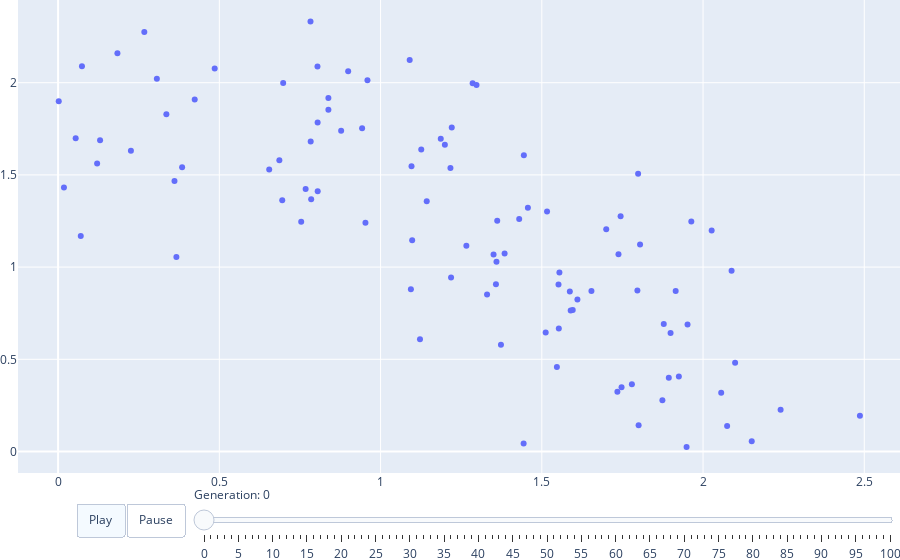

This figure's notebook cell:
### Code cell
import torch
from evox.algorithms import RVEA
from evox.problems.numerical import DTLZ2
from evox.workflows import StdWorkflow, EvalMonitor

# torch.set_default_device("cuda") # Uncomment this line if you want to use GPU by default

prob = DTLZ2(m=2)
pf = prob.pf()
algo = RVEA(
    pop_size=100,
    n_objs=2,
    lb=-torch.zeros(12),
    ub=torch.ones(12)
)
monitor = EvalMonitor()
workflow = StdWorkflow(algo, prob, monitor)
workflow.init_step()
for i in range(100):
    workflow.step()

monitor.plot() # or monitor.plot().show() if you are using headless mode

### Figure 1 — Plotly figure (JSON) as saved in the notebook; plotly's stock layout.template omitted (floating-point values rounded to 4 significant figures)
{"data": [{"marker": {"color": "#636EFA"}, "mode": "markers", "name": "Population", "type": "scatter", "x": [0.7833, 0.8043, 1.219, 1.734, 0.8048, 1.779, 0.1302, 1.096, 2.089, 2.24, 1.094, 1.799, 1.555, 1.654, 1.266, 0.698, 1.899, 1.143, 1.187, 2.151, 1.61, 1.516, 1.512, 1.358, 1.738, 0.3846, 2.056, 0.4237, 0.7848, 1.362, 0.6547, 1.874, 0.2674, 0.001999, 0.3669, 1.547, 1.552, 0.1211, 1.596, 1.894, 1.43, 0.01821, 0.0703, 0.6861, 0.8778, 1.59, 0.7827, 1.098, 0.8995, 1.33, 0.9594, 0.3358, 0.05455, 1.952, 1.587, 1.8, 0.7539, 1.805, 1.949, 0.7676, 1.286, 1.796, 1.298, 1.359, 0.9427, 1.09, 0.074, 0.3062, 1.221, 1.915, 1.7, 1.925, 1.126, 1.457, 1.122, 0.8382, 2.027, 1.444, 2.075, 1.964, 1.553, 0.8051, 0.4856, 0.2258, 1.217, 1.35, 2.486, 1.744, 0.184, 1.878, 0.8382, 0.3609, 1.444, 0.6951, 2.099, 0.9531, 1.199, 1.385, 1.373, 1.747], "y": [1.682, 2.088, 0.9433, 0.324, 1.785, 0.3642, 1.688, 1.547, 0.9804, 0.2265, 0.8793, 1.506, 0.9702, 0.8705, 1.116, 1.998, 0.6426, 1.357, 1.696, 0.05512, 0.8237, 1.302, 0.6447, 0.9076, 1.07, 1.542, 0.3181, 1.909, 1.368, 1.251, 1.529, 0.2773, 2.275, 1.899, 1.055, 0.4582, 0.9052, 1.562, 0.7673, 0.4002, 1.261, 1.432, 1.169, 1.58, 1.739, 0.7651, 2.332, 1.145, 2.062, 0.852, 2.013, 1.829, 1.699, 0.6892, 0.8675, 0.1427, 1.246, 1.122, 0.02388, 1.424, 1.998, 0.8733, 1.987, 1.029, 1.753, 2.124, 2.089, 2.021, 1.757, 0.8707, 1.206, 0.4063, 1.637, 1.323, 0.6082, 1.917, 1.199, 1.607, 0.138, 1.247, 0.6664, 1.412, 2.077, 1.631, 1.538, 1.068, 0.1935, 1.275, 2.16, 0.692, 1.853, 1.466, 0.04353, 1.363, 0.4815, 1.24, 1.664, 1.074, 0.5794, 0.3489]}], "layout": {"legend": {"x": 1, "xanchor": "auto", "y": 1}, "margin": {"b": 0, "l": 0, "r": 0, "t": 0}, "sliders": [{"currentvalue": {"prefix": "Generation: "}, "len": 0.8, "pad": {"b": 1, "t": 10}, "steps": [{"args": [["0"], {"frame": {"duration": 200, "redraw": false}, "mode": "immediate", "transition": {"duration": 200}}], "label": "0", "method": "animate"}, {"args": [["1"], {"frame": {"duration": 200, "redraw": false}, "mode": "immediate", "transition": {"duration": 200}}], "label": "1", "method": "animate"}, {"args": [["2"], {"frame": {"duration": 200, "redraw": false}, "mode": "immediate", "transition": {"duration": 200}}], "label": "2", "method": "animate"}, {"args": [["3"], {"frame": {"duration": 200, "redraw": false}, "mode": "immediate", "transition": {"duration": 200}}], "label": "3", "method": "animate"}, {"args": [["4"], {"frame": {"duration": 200, "redraw": false}, "mode": "immediate", "transition": {"duration": 200}}], "label": "4", "method": "animate"}, {"args": [["5"], {"frame": {"duration": 200, "redraw": false}, "mode": "immediate", "transition": {"duration": 200}}], "label": "5", "method": "animate"}, {"args": [["6"], {"frame": {"duration": 200, "redraw": false}, "mode": "immediate", "transition": {"duration": 200}}], "label": "6", "method": "animate"}, {"args": [["7"], {"frame": {"duration": 200, "redraw": false}, "mode": "immediate", "transition": {"duration": 200}}], "label": "7", "method": "animate"}, {"args": [["8"], {"frame": {"duration": 200, "redraw": false}, "mode": "immediate", "transition": {"duration": 200}}], "label": "8", "method": "animate"}, {"args": [["9"], {"frame": {"duration": 200, "redraw": false}, "mode": "immediate", "transition": {"duration": 200}}], "label": "9", "method": "animate"}, {"args": [["10"], {"frame": {"duration": 200, "redraw": false}, "mode": "immediate", "transition": {"duration": 200}}], "label": "10", "method": "animate"}, {"args": [["11"], {"frame": {"duration": 200, "redraw": false}, "mode": "immediate", "transition": {"duration": 200}}], "label": "11", "method": "animate"}, {"args": [["12"], {"frame": {"duration": 200, "redraw": false}, "mode": "immediate", "transition": {"duration": 200}}], "label": "12", "method": "animate"}, {"args": [["13"], {"frame": {"duration": 200, "redraw": false}, "mode": "immediate", "transition": {"duration": 200}}], "label": "13", "method": "animate"}, {"args": [["14"], {"frame": {"duration": 200, "redraw": false}, "mode": "immediate", "transition": {"duration": 200}}], "label": "14", "method": "animate"}, {"args": [["15"], {"frame": {"duration": 200, "redraw": false}, "mode": "immediate", "transition": {"duration": 200}}], "label": "15", "method": "animate"}, {"args": [["16"], {"frame": {"duration": 200, "redraw": false}, "mode": "immediate", "transition": {"duration": 200}}], "label": "16", "method": "animate"}, {"args": [["17"], {"frame": {"duration": 200, "redraw": false}, "mode": "immediate", "transition": {"duration": 200}}], "label": "17", "method": "animate"}, {"args": [["18"], {"frame": {"duration": 200, "redraw": false}, "mode": "immediate", "transition": {"duration": 200}}], "label": "18", "method": "animate"}, {"args": [["19"], {"frame": {"duration": 200, "redraw": false}, "mode": "immediate", "transition": {"duration": 200}}], "label": "19", "method": "animate"}, {"args": [["20"], {"frame": {"duration": 200, "redraw": false}, "mode": "immediate", "transition": {"duration": 200}}], "label": "20", "method": "animate"}, {"args": [["21"], {"frame": {"duration": 200, "redraw": false}, "mode": "immediate", "transition": {"duration": 200}}], "label": "21", "method": "animate"}, {"args": [["22"], {"frame": {"duration": 200, "redraw": false}, "mode": "immediate", "transition": {"duration": 200}}], "label": "22", "method": "animate"}, {"args": [["23"], {"frame": {"duration": 200, "redraw": false}, "mode": "immediate", "transition": {"duration": 200}}], "label": "23", "method": "animate"}, {"args": [["24"], {"frame": {"duration": 200, "redraw": false}, "mode": "immediate", "transition": {"duration": 200}}], "label": "24", "method": "animate"}, {"args": [["25"], {"frame": {"duration": 200, "redraw": false}, "mode": "immediate", "transition": {"duration": 200}}], "label": "25", "method": "animate"}, {"args": [["26"], {"frame": {"duration": 200, "redraw": false}, "mode": "immediate", "transition": {"duration": 200}}], "label": "26", "method": "animate"}, {"args": [["27"], {"frame": {"duration": 200, "redraw": false}, "mode": "immediate", "transition": {"duration": 200}}], "label": "27", "method": "animate"}, {"args": [["28"], {"frame": {"duration": 200, "redraw": false}, "mode": "immediate", "transition": {"duration": 200}}], "label": "28", "method": "animate"}, {"args": [["29"], {"frame": {"duration": 200, "redraw": false}, "mode": "immediate", "transition": {"duration": 200}}], "label": "29", "method": "animate"}, {"args": [["30"], {"frame": {"duration": 200, "redraw": false}, "mode": "immediate", "transition": {"duration": 200}}], "label": "30", "method": "animate"}, {"args": [["31"], {"frame": {"duration": 200, "redraw": false}, "mode": "immediate", "transition": {"duration": 200}}], "label": "31", "method": "animate"}, {"args": [["32"], {"frame": {"duration": 200, "redraw": false}, "mode": "immediate", "transition": {"duration": 200}}], "label": "32", "method": "animate"}, {"args": [["33"], {"frame": {"duration": 200, "redraw": false}, "mode": "immediate", "transition": {"duration": 200}}], "label": "33", "method": "animate"}, {"args": [["34"], {"frame": {"duration": 200, "redraw": false}, "mode": "immediate", "transition": {"duration": 200}}], "label": "34", "method": "animate"}, {"args": [["35"], {"frame": {"duration": 200, "redraw": false}, "mode": "immediate", "transition": {"duration": 200}}], "label": "35", "method": "animate"}, {"args": [["36"], {"frame": {"duration": 200, "redraw": false}, "mode": "immediate", "transition": {"duration": 200}}], "label": "36", "method": "animate"}, {"args": [["37"], {"frame": {"duration": 200, "redraw": false}, "mode": "immediate", "transition": {"duration": 200}}], "label": "37", "method": "animate"}, {"args": [["38"], {"frame": {"duration": 200, "redraw": false}, "mode": "immediate", "transition": {"duration": 200}}], "label": "38", "method": "animate"}, {"args": [["39"], {"frame": {"duration": 200, "redraw": false}, "mode": "immediate", "transition": {"duration": 200}}], "label": "39", "method": "animate"}, {"args": [["40"], {"frame": {"duration": 200, "redraw": false}, "mode": "immediate", "transition": {"duration": 200}}], "label": "40", "method": "animate"}, {"args": [["41"], {"frame": {"duration": 200, "redraw": false}, "mode": "immediate", "transition": {"duration": 200}}], "label": "41", "method": "animate"}, {"args": [["42"], {"frame": {"duration": 200, "redraw": false}, "mode": "immediate", "transition": {"duration": 200}}], "label": "42", "method": "animate"}, {"args": [["43"], {"frame": {"duration": 200, "redraw": false}, "mode": "immediate", "transition": {"duration": 200}}], "label": "43", "method": "animate"}, {"args": [["44"], {"frame": {"duration": 200, "redraw": false}, "mode": "immediate", "transition": {"duration": 200}}], "label": "44", "method": "animate"}, {"args": [["45"], {"frame": {"duration": 200, "redraw": false}, "mode": "immediate", "transition": {"duration": 200}}], "label": "45", "method": "animate"}, {"args": [["46"], {"frame": {"duration": 200, "redraw": false}, "mode": "immediate", "transition": {"duration": 200}}], "label": "46", "method": "animate"}, {"args": [["47"], {"frame": {"duration": 200, "redraw": false}, "mode": "immediate", "transition": {"duration": 200}}], "label": "47", "method": "animate"}, {"args": [["48"], {"frame": {"duration": 200, "redraw": false}, "mode": "immediate", "transition": {"duration": 200}}], "label": "48", "method": "animate"}, {"args": [["49"], {"frame": {"duration": 200, "redraw": false}, "mode": "immediate", "transition": {"duration": 200}}], "label": "49", "method": "animate"}, {"args": [["50"], {"frame": {"duration": 200, "redraw": false}, "mode": "immediate", "transition": {"duration": 200}}], "label": "50", "method": "animate"}, {"args": [["51"], {"frame": {"duration": 200, "redraw": false}, "mode": "immediate", "transition": {"duration": 200}}], "label": "51", "method": "animate"}, {"args": [["52"], {"frame": {"duration": 200, "redraw": false}, "mode": "immediate", "transition": {"duration": 200}}], "label": "52", "method": "animate"}, {"args": [["53"], {"frame": {"duration": 200, "redraw": false}, "mode": "immediate", "transition": {"duration": 200}}], "label": "53", "method": "animate"}, {"args": [["54"], {"frame": {"duration": 200, "redraw": false}, "mode": "immediate", "transition": {"duration": 200}}], "label": "54", "method": "animate"}, {"args": [["55"], {"frame": {"duration": 200, "redraw": false}, "mode": "immediate", "transition": {"duration": 200}}], "label": "55", "method": "animate"}, {"args": [["56"], {"frame": {"duration": 200, "redraw": false}, "mode": "immediate", "transition": {"duration": 200}}], "label": "56", "method": "animate"}, {"args": [["57"], {"frame": {"duration": 200, "redraw": false}, "mode": "immediate", "transition": {"duration": 200}}], "label": "57", "method": "animate"}, {"args": [["58"], {"frame": {"duration": 200, "redraw": false}, "mode": "immediate", "transition": {"duration": 200}}], "label": "58", "method": "animate"}, {"args": [["59"], {"frame": {"duration": 200, "redraw": false}, "mode": "immediate", "transition": {"duration": 200}}], "label": "59", "method": "animate"}, {"args": [["60"], {"frame": {"duration": 200, "redraw": false}, "mode": "immediate", "transition": {"duration": 200}}], "label": "60", "method": "animate"}, {"args": [["61"], {"frame": {"duration": 200, "redraw": false}, "mode": "immediate", "transition": {"duration": 200}}], "label": "61", "method": "animate"}, {"args": [["62"], {"frame": {"duration": 200, "redraw": false}, "mode": "immediate", "transition": {"duration": 200}}], "label": "62", "method": "animate"}, {"args": [["63"], {"frame": {"duration": 200, "redraw": false}, "mode": "immediate", "transition": {"duration": 200}}], "label": "63", "method": "animate"}, {"args": [["64"], {"frame": {"duration": 200, "redraw": false}, "mode": "immediate", "transition": {"duration": 200}}], "label": "64", "method": "animate"}, {"args": [["65"], {"frame": {"duration": 200, "redraw": false}, "mode": "immediate", "transition": {"duration": 200}}], "label": "65", "method": "animate"}, {"args": [["66"], {"frame": {"duration": 200, "redraw": false}, "mode": "immediate", "transition": {"duration": 200}}], "label": "66", "method": "animate"}, {"args": [["67"], {"frame": {"duration": 200, "redraw": false}, "mode": "immediate", "transition": {"duration": 200}}], "label": "67", "method": "animate"}, {"args": [["68"], {"frame": {"duration": 200, "redraw": false}, "mode": "immediate", "transition": {"duration": 200}}], "label": "68", "method": "animate"}, {"args": [["69"], {"frame": {"duration": 200, "redraw": false}, "mode": "immediate", "transition": {"duration": 200}}], "label": "69", "method": "animate"}, {"args": [["70"], {"frame": {"duration": 200, "redraw": false}, "mode": "immediate", "transition": {"duration": 200}}], "label": "70", "method": "animate"}, {"args": [["71"], {"frame": {"duration": 200, "redraw": false}, "mode": "immediate", "transition": {"duration": 200}}], "label": "71", "method": "animate"}, {"args": [["72"], {"frame": {"duration": 200, "redraw": false}, "mode": "immediate", "transition": {"duration": 200}}], "label": "72", "method": "animate"}, {"args": [["73"], {"frame": {"duration": 200, "redraw": false}, "mode": "immediate", "transition": {"duration": 200}}], "label": "73", "method": "animate"}, {"args": [["74"], {"frame": {"duration": 200, "redraw": false}, "mode": "immediate", "transition": {"duration": 200}}], "label": "74", "method": "animate"}, {"args": [["75"], {"frame": {"duration": 200, "redraw": false}, "mode": "immediate", "transition": {"duration": 200}}], "label": "75", "method": "animate"}, {"args": [["76"], {"frame": {"duration": 200, "redraw": false}, "mode": "immediate", "transition": {"duration": 200}}], "label": "76", "method": "animate"}, {"args": [["77"], {"frame": {"duration": 200, "redraw": false}, "mode": "immediate", "transition": {"duration": 200}}], "label": "77", "method": "animate"}, {"args": [["78"], {"frame": {"duration": 200, "redraw": false}, "mode": "immediate", "transition": {"duration": 200}}], "label": "78", "method": "animate"}, {"args": [["79"], {"frame": {"duration": 200, "redraw": false}, "mode": "immediate", "transition": {"duration": 200}}], "label": "79", "method": "animate"}, {"args": [["80"], {"frame": {"duration": 200, "redraw": false}, "mode": "immediate", "transition": {"duration": 200}}], "label": "80", "method": "animate"}, {"args": [["81"], {"frame": {"duration": 200, "redraw": false}, "mode": "immediate", "transition": {"duration": 200}}], "label": "81", "method": "animate"}, {"args": [["82"], {"frame": {"duration": 200, "redraw": false}, "mode": "immediate", "transition": {"duration": 200}}], "label": "82", "method": "animate"}, {"args": [["83"], {"frame": {"duration": 200, "redraw": false}, "mode": "immediate", "transition": {"duration": 200}}], "label": "83", "method": "animate"}, {"args": [["84"], {"frame": {"duration": 200, "redraw": false}, "mode": "immediate", "transition": {"duration": 200}}], "label": "84", "method": "animate"}, {"args": [["85"], {"frame": {"duration": 200, "redraw": false}, "mode": "immediate", "transition": {"duration": 200}}], "label": "85", "method": "animate"}, {"args": [["86"], {"frame": {"duration": 200, "redraw": false}, "mode": "immediate", "transition": {"duration": 200}}], "label": "86", "method": "animate"}, {"args": [["87"], {"frame": {"duration": 200, "redraw": false}, "mode": "immediate", "transition": {"duration": 200}}], "label": "87", "method": "animate"}, {"args": [["88"], {"frame": {"duration": 200, "redraw": false}, "mode": "immediate", "transition": {"duration": 200}}], "label": "88", "method": "animate"}, {"args": [["89"], {"frame": {"duration": 200, "redraw": false}, "mode": "immediate", "transition": {"duration": 200}}], "label": "89", "method": "animate"}, {"args": [["90"], {"frame": {"duration": 200, "redraw": false}, "mode": "immediate", "transition": {"duration": 200}}], "label": "90", "method": "animate"}, {"args": [["91"], {"frame": {"duration": 200, "redraw": false}, "mode": "immediate", "transition": {"duration": 200}}], "label": "91", "method": "animate"}, {"args": [["92"], {"frame": {"duration": 200, "redraw": false}, "mode": "immediate", "transition": {"duration": 200}}], "label": "92", "method": "animate"}, {"args": [["93"], {"frame": {"duration": 200, "redraw": false}, "mode": "immediate", "transition": {"duration": 200}}], "label": "93", "method": "animate"}, {"args": [["94"], {"frame": {"duration": 200, "redraw": false}, "mode": "immediate", "transition": {"duration": 200}}], "label": "94", "method": "animate"}, {"args": [["95"], {"frame": {"duration": 200, "redraw": false}, "mode": "immediate", "transition": {"duration": 200}}], "label": "95", "method": "animate"}, {"args": [["96"], {"frame": {"duration": 200, "redraw": false}, "mode": "immediate", "transition": {"duration": 200}}], "label": "96", "method": "animate"}, {"args": [["97"], {"frame": {"duration": 200, "redraw": false}, "mode": "immediate", "transition": {"duration": 200}}], "label": "97", "method": "animate"}, {"args": [["98"], {"frame": {"duration": 200, "redraw": false}, "mode": "immediate", "transition": {"duration": 200}}], "label": "98", "method": "animate"}, {"args": [["99"], {"frame": {"duration": 200, "redraw": false}, "mode": "immediate", "transition": {"duration": 200}}], "label": "99", "method": "animate"}, {"args": [["100"], {"frame": {"duration": 200, "redraw": false}, "mode": "immediate", "transition": {"duration": 200}}], "label": "100", "method": "animate"}], "x": 0.2, "xanchor": "left", "y": 0, "yanchor": "top"}], "updatemenus": [{"buttons": [{"args": [null, {"frame": {"duration": 200, "redraw": false}, "fromcurrent": true, "transition": {"duration": 200, "easing": "linear"}}], "label": "Play", "method": "animate"}, {"args": [[null], {"frame": {"duration": 0, "redraw": false}, "mode": "immediate"}], "label": "Pause", "method": "animate"}], "direction": "left", "pad": {"r": 10, "t": 30}, "type": "buttons", "x": 0.2, "xanchor": "right", "y": 0, "yanchor": "top"}], "xaxis": {"autorange": false, "range": [-0.1243, 2.611]}, "yaxis": {"autorange": false, "range": [-0.1166, 2.449]}}}
